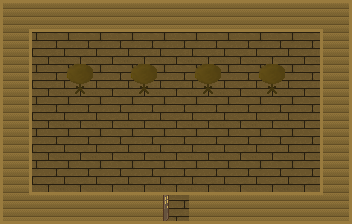

A level layout from a 2D game, rendered from its tile map. Below: a short description, then the map file with tile-grid data replaced by summaries:
An orthogonal 11x7 tile map with 32x32 px tiles, 2 tile layers (Terrain, Objects), 2 tilesets and 10 objects (5x Triggers, 4x Doodad, Spawn).

<map version="1.0" orientation="orthogonal" width="11" height="7" tilewidth="32" tileheight="32">
 <tileset firstgid="1" name="town" tilewidth="32" tileheight="32">
  <image source="tilesets/town.png" trans="000000" width="384" height="512" />
  <terraintypes>
   <terrain name="Grass" tile="12" />
   <terrain name="Dirt" tile="0" />
   <terrain name="Sand" tile="36" />
   <terrain name="Water" tile="134" />
   <terrain name="Table" tile="110" />
   <terrain name="Fence" tile="-1" />
  </terraintypes>
  <tile id="0" terrain="1,1,1,1" />
  <tile id="1" terrain="1,1,1,1" />
  <tile id="2" terrain="1,1,0,0" />
  <tile id="3" terrain="0,0,1,1" />
  <tile id="4" terrain="0,1,0,1" />
  <tile id="5" terrain="1,0,1,0" />
  <tile id="6" terrain="0,1,0,0" />
  <tile id="7" terrain="1,0,0,0" />
  <tile id="8" terrain="0,,0,1" />
  <tile id="9" terrain="0,0,1,0" />
  <tile id="12" terrain="0,0,0,0" />
  <tile id="13" terrain="0,0,0,0" />
  <tile id="14" terrain="0,0,0,0" />
  <tile id="15" terrain="0,0,0,0" />
  <tile id="16" terrain="0,0,0,0" />
  <tile id="17" terrain="0,0,0,0" />
  <tile id="36" terrain="2,2,2,2" />
  <tile id="37" terrain="2,3,2,3" />
  <tile id="38" terrain="3,2,3,2" />
  <tile id="39" terrain="2,2,3,3" />
  <tile id="40" terrain="3,3,2,2" />
  <tile id="41" terrain="3,2,3,3" />
  <tile id="43" terrain="3,3,3,2" />
  <tile id="44" terrain="3,3,2,3" />
  <tile id="60" terrain="5,5,5,5" />
  <tile id="61" terrain="5,5,5,5" />
  <tile id="62" terrain="5,5,5,5" />
  <tile id="63" terrain="5,5,5,5" />
  <tile id="64" terrain="5,5,5,5" />
  <tile id="65" terrain="5,5,5,5" />
  <tile id="110" terrain="4,4,4,4" />
  <tile id="134" terrain="3,3,3,3" />
  <tile id="135" terrain="3,3,3,3" />
  <tile id="136" terrain="3,3,3,3" />
  <tile id="137" terrain="3,3,3,3" />
  <tile id="138" terrain="3,3,3,3" />
  <tile id="139" terrain="3,3,3,3" />
 </tileset>
 <tileset firstgid="193" source="tilesets/crystal.tsx" />
 <layer name="Terrain" width="11" height="7">
  <data>[77 cells, 77 non-empty, 4 distinct tile ids]</data>
 </layer>
 <layer name="Objects" width="11" height="7">
  <data>[77 cells, 32 non-empty, 6 distinct tile ids]</data>
 </layer>
 <objectgroup name="Doodads" width="11" height="7">
  <object type="Doodad" gid="221" x="64" y="64">
   <properties>
    <property name="clip" value="crystal_purple" />
   </properties>
  </object>
  <object type="Doodad" gid="214" x="128" y="64">
   <properties>
    <property name="clip" value="crystal_red" />
   </properties>
  </object>
  <object type="Doodad" gid="200" x="192" y="64">
   <properties>
    <property name="clip" value="crystal_green" />
   </properties>
  </object>
  <object type="Doodad" gid="193" x="256" y="64">
   <properties>
    <property name="clip" value="crystal_blue" />
   </properties>
  </object>
 </objectgroup>
 <objectgroup name="Triggers" width="11" height="7">
  <object name="Exit" type="Triggers" x="160" y="192" width="32" height="32">
   <properties>
    <property name="trigger_type" value="exit" />
   </properties>
  </object>
  <object type="Triggers" x="64" y="96" width="32" height="32" />
  <object type="Triggers" x="128" y="96" width="32" height="32" />
  <object type="Triggers" x="192" y="96" width="32" height="32" />
  <object type="Triggers" x="256" y="96" width="32" height="32" />
 </objectgroup>
 <objectgroup name="Spawns" width="11" height="7">
  <object name="1" type="Spawn" x="160" y="160" width="32" height="32">
   <properties>
    <property name="faction" value="Player" />
    <property name="name" value="1" />
   </properties>
  </object>
 </objectgroup>
</map>
